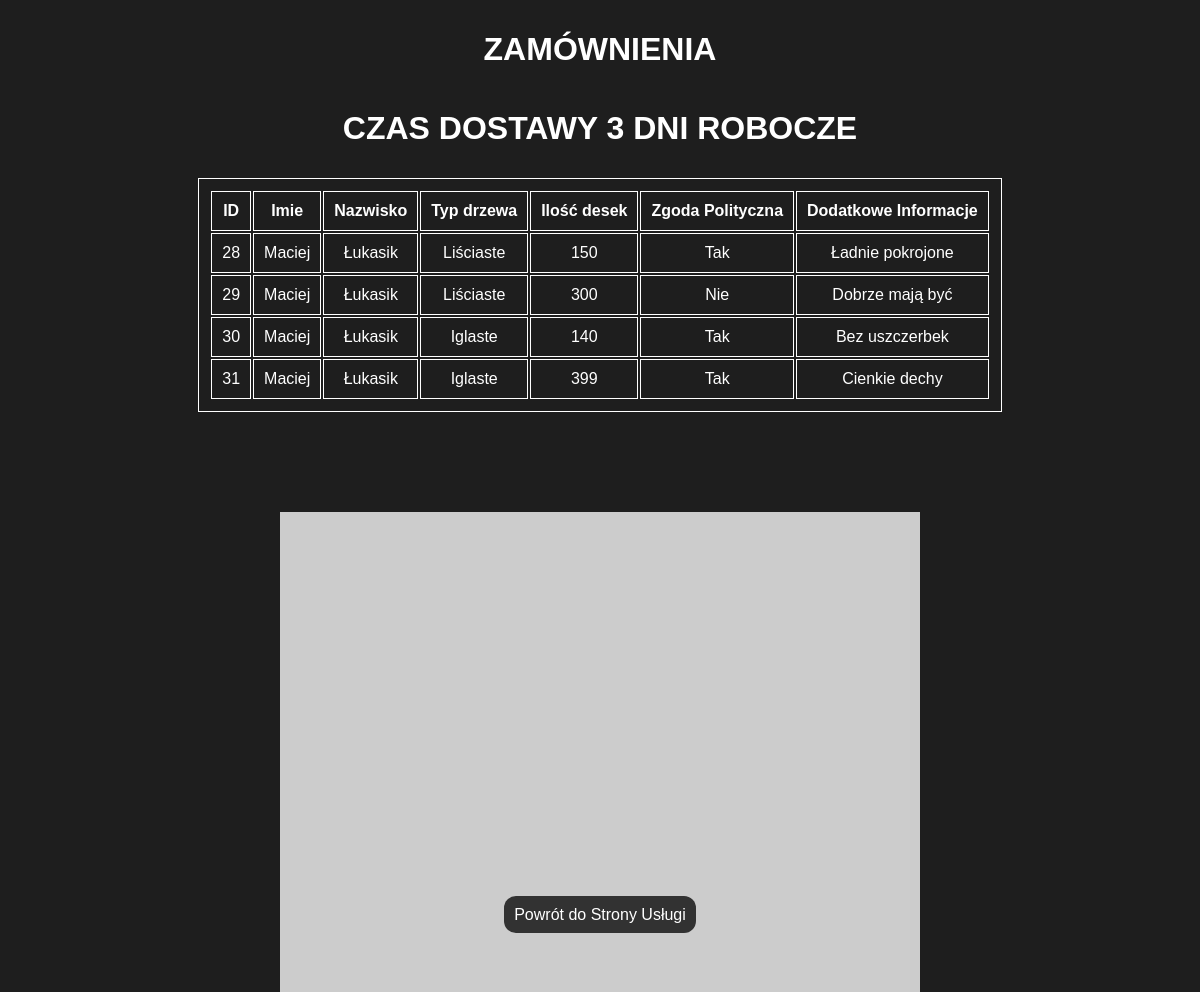
/contracts.php (signed in), run on the app's committed database.
### tables this page shows
CREATE TABLE `buyers` (
  `Id` int(11) NOT NULL,
  `Imie` varchar(50) NOT NULL,
  `Nazwisko` varchar(50) NOT NULL,
  `Typ drzewa` varchar(50) NOT NULL,
  `Ilość desek` varchar(50) NOT NULL,
  `Zgoda Polityczna` varchar(50) NOT NULL,
  `Dodatkowe Informacje` varchar(250) NOT NULL
);

### contracts.php (the view, shortened to what this page needs)
<!DOCTYPE html>
<html lang="pl">
<head>
</head>
<body>
    <h1>ZAMÓWNIENIA</h1>
    <h1>CZAS DOSTAWY 3 DNI ROBOCZE</h1>
    <?php
    require_once("./db.php");
    $conn = new mysqli($server, $user, $pass, $database);
    $sql = "SELECT * FROM buyers";
    $result = $conn->query($sql);
    if ($result->num_rows > 0) {
        echo "<table><tr><th>ID</th><th>Imie</th><th>Nazwisko</th><th>Typ drzewa</th><th>Ilość desek</th><th>Zgoda Polityczna</th><th>Dodatkowe Informacje</th></tr>";
        while($row = $result->fetch_assoc()) {
            echo "<tr><td>" . $row["Id"]. "</td><td>" . $row["Imie"]. "</td><td>" . $row["Nazwisko"]. "</td><td>" . $row["Typ drzewa"]. "</td><td>" . $row["Ilość desek"]. "</td><td>" . $row["Zgoda Polityczna"]. "</td><td>" . $row["Dodatkowe Informacje"]."</td></tr>";
        }
        echo "</table>";
    } else {
        echo '<p id="contracts-info">BRAK WYNIKÓW</p>';
    }
    ?>
    <img src="https://placeimg.com/640/480/any" alt=""><br>
    <a href="services.php">Powrót do Strony Usługi</a>
</body>
</html>

### contracts.php (style rules this page uses)
* { font-family: Arial, Helvetica, sans-serif; color: white; background-color: rgb(30,30,30); text-align: center; }
img { position: relative; top: 100px; }
h1 { padding: 10px; }
a { position: relative; top: 10px; padding: 10px; margin: 12px; background-color: rgb(50,50,50); text-decoration: none; border-radius: 12px; }
table, th, td { margin: 0 auto; padding: 10px; border: 1px solid white; }

### data on the page
buyers: Id "28", Imie "Maciej", Nazwisko "Łukasik", Typ drzewa "Liściaste", Ilość desek "150", Zgoda Polityczna "Tak", Dodatkowe Informacje "Ładnie pokrojone"
buyers: Id "29", Imie "Maciej", Nazwisko "Łukasik", Typ drzewa "Liściaste", Ilość desek "300", Zgoda Polityczna "Nie", Dodatkowe Informacje "Dobrze mają być"
buyers: Id "30", Imie "Maciej", Nazwisko "Łukasik", Typ drzewa "Iglaste", Ilość desek "140", Zgoda Polityczna "Tak", Dodatkowe Informacje "Bez uszczerbek"
buyers: Id "31", Imie "Maciej", Nazwisko "Łukasik", Typ drzewa "Iglaste", Ilość desek "399", Zgoda Polityczna "Tak", Dodatkowe Informacje "Cienkie dechy"
